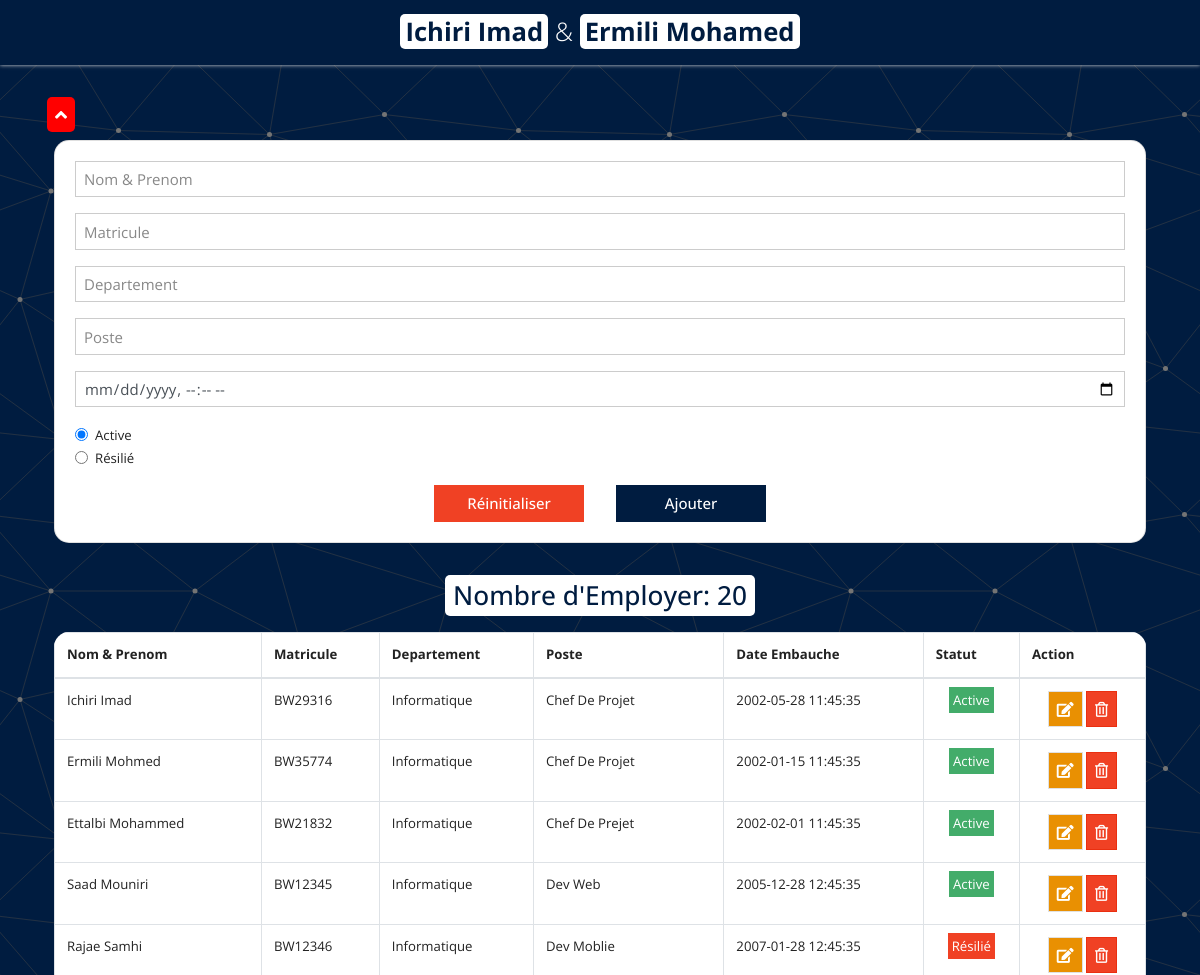
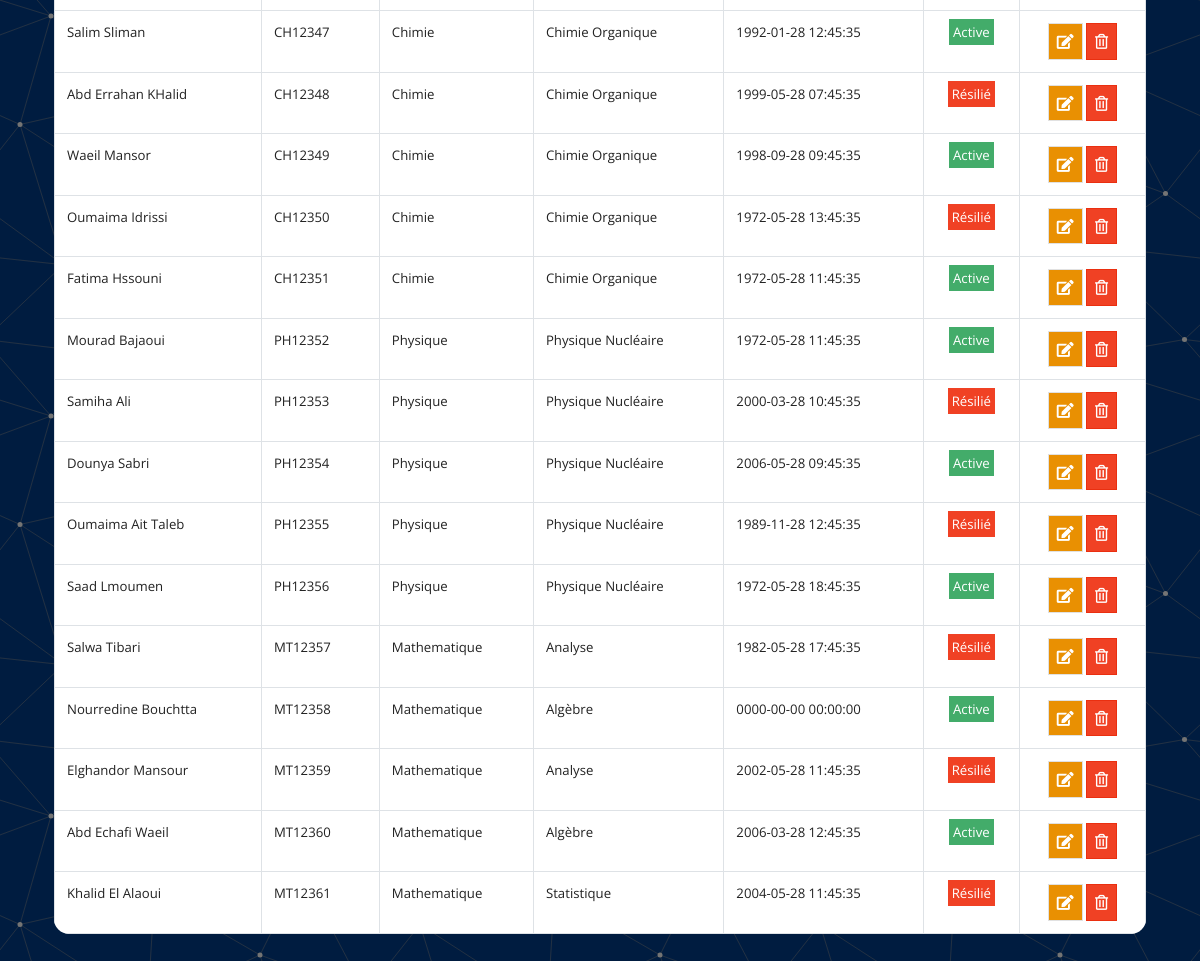
The page / on the database its author committed (2 pictures, top to bottom).
### tables this page shows
CREATE TABLE `task` (
  `id` int(11) NOT NULL,
  `fullName` varchar(255) NOT NULL,
  `matricule` text DEFAULT NULL,
  `departement` varchar(255) NOT NULL DEFAULT 'pas defini',
  `poste` varchar(255) NOT NULL DEFAULT 'pas defini',
  `dateEmbauche` timestamp NOT NULL DEFAULT current_timestamp(),
  `statut` tinyint(1) NOT NULL
);

### index.php (the view, shortened to what this page needs)
<?php include("db.php"); ?>
<?php include('includes/header.php'); ?>
<main class="container p-4">
    <div class="row">
        <i class="fas fa-angle-up toggle-form" id="toggle-form"></i>
        <div class="col-12 insert-form" id="insert-form" data-state="opened">
            <div class="card card-body">
                <form action=" save_task.php" method="POST">
                    <div class="form-group">
                        <input type="text" name="fullName" class="form-control" placeholder="Nom & Prenom" autofocus
                            required>
                    </div>
                    <div class="form-group">
                        <input type="text" name="matricule" class="form-control" placeholder="Matricule" required>
                    </div>
                    <div class="form-group">
                        <input type="text" name="departement" class="form-control" placeholder="Departement" required>
                    </div>
                    <div class="form-group">
                        <input type="text" name="poste" class="form-control" placeholder="Poste" required>
                    </div>
                    <div class="form-group">
                        <input type="datetime-local" name="dateEmbauche" class="form-control"
                            placeholder="Date Embauche" required>
                    </div>
                    <div class="form-check">
                        <input class="form-check-input" type="radio" name="statut" id="statut_true" value="1" checked>
                        <label class="form-check-label" for="statut_true">
                            Active
                        </label>
                    </div>
                    <div class="form-check mb-3">
                        <input class="form-check-input" type="radio" name="statut" id="statut_false" value="0">
                        <label class="form-check-label" for="statut_false">
                            Résilié
                        </label>
                    </div>
                    <div class="btns">
                        <input type="reset" name="reset_task" class="btn bg-danger submit-btn" value="Réinitialiser">
                        <input type="submit" name="save_task" class="btn  submit-btn" value="Ajouter">
                    </div>
                </form>
            </div>
        </div>
        <div class="col-12 table-responsive">
            <?php
            $query = "SELECT * FROM task";
            $result_tasks = mysqli_query($conn, $query);
            $employer_nbr = $result_tasks->num_rows;
            if ($employer_nbr > 0) { ?>
            <h3 class='employer-nbr'>Nombre d'Employer: <?php echo $employer_nbr; ?></h3>
            <?php } else { ?>
            <h3 class='employer-nbr'>Il Faut Inserer Des Employers</h3>
            <?php } ?>
            <table class="table table-bordered">
                <thead>
                    <tr>
                        <th>Nom & Prenom</th>
                        <th>Matricule</th>
                        <th>Departement</th>
                        <th>Poste</th>
                        <th>Date Embauche</th>
                        <th>Statut</th>
                        <th>Action</th>
                    </tr>
                </thead>
                <tbody>
                    <?php while ($row = mysqli_fetch_assoc($result_tasks)) { ?>
                    <tr>
                        <td><?php echo $row['fullName']; ?></td>
                        <td><?php echo $row['matricule']; ?></td>
                        <td><?php echo $row['departement']; ?></td>
                        <td><?php echo $row['poste']; ?></td>
                        <td><?php echo $row['dateEmbauche']; ?></td>
                        <td class="text-center">
                            <span class="p-1 text-white bg-<?php echo $row['statut'] ? "success" : "danger"; ?>">
                                <?php echo $row['statut'] ? "Active" : "Résilié"; ?>
                            </span>
                        </td>
                        <td class="text-center">
                            <a href="edit.php?id=<?php echo $row['id'] ?>"
                                class="btn btn-secondary bg-warning text-white">
                                <i class="fas fa-edit"></i>
                            </a>
                            <a href="delete_task.php?id=<?php echo $row['id'] ?>" class="btn btn-danger">
                                <i class="far fa-trash-alt"></i>
                            </a>
                        </td>
                    </tr>
                    <?php } ?>
                </tbody>
            </table>
        </div>
    </div>
</main>
<?php include('includes/footer.php'); ?>

### includes/header.php (shortened to what this page needs)
<!DOCTYPE html>
<html lang="en">
<head>
    <link rel="stylesheet" href="https://bootswatch.com/4/yeti/bootstrap.min.css">
    <link rel="stylesheet" href="https://use.fontawesome.com/releases/v5.6.3/css/all.css"
>
    <link rel="stylesheet" href="style.css">
</head>
<body>
    <nav class="navbar navbar-dark header">
        <div class="container text-center">
            <a class="navbar-brand logo" href="index.php">
                <span title="DEV_104">Ichiri Imad</span>
                &
                <span title="DEV_103">Ermili Mohamed</span>
            </a>
        </div>
    </nav>

### includes/footer.php (shortened to what this page needs)
</body>
</html>

### style.css (style rules this page uses)
body { min-height: 100vh; background-image: url("docs/background-image.svg"); }
nav.header { background-color: #001c40; box-shadow: 0px 0px 4px #ddd; }
.logo { margin: auto; font-size: 1.6rem; }
.logo span { font-weight: bold; color: #001c40; background-color: #fff; padding: 0 5px; border-radius: 5px; }
.btns { display: flex; justify-content: center; column-gap: 32px; row-gap: 12px; flex-wrap: wrap; }
.btns input { width: 150px; }
.submit-btn { color: #fff; background-color: #001c40; font-weight: 500; }
.card-body { border-radius: 15px; }
.employer-nbr { width: fit-content; font-weight: 500; margin: 2rem auto -1rem; padding: 5px 8px; border-radius: 5px; text-align: center; color: #001c40; background-color: #fff; }
table { background-color: #fff; border-radius: 15px; overflow: hidden; margin-top: 2rem; }
.toggle-form { margin: 8px; padding: 8px; color: #fff; font-size: 1.2rem; background-color: red; width: fit-content; border-radius: 5px; transition: 0.3s ease-in-out; }
.insert-form { transition: 0.3s ease-in-out; transform-origin: top; }

### rows shown on the page
task: fullName "Ichiri Imad", matricule "BW29316", departement "Informatique", poste "Chef De Projet", dateEmbauche "2002-05-28 11:45:35", statut "Active"
task: fullName "Ermili Mohmed", matricule "BW35774", departement "Informatique", poste "Chef De Projet", dateEmbauche "2002-01-15 11:45:35", statut "Active"
task: fullName "Ettalbi Mohammed", matricule "BW21832", departement "Informatique", poste "Chef De Prejet", dateEmbauche "2002-02-01 11:45:35", statut "Active"
task: fullName "Saad Mouniri", matricule "BW12345", departement "Informatique", poste "Dev Web", dateEmbauche "2005-12-28 12:45:35", statut "Active"
task: fullName "Rajae Samhi", matricule "BW12346", departement "Informatique", poste "Dev Moblie", dateEmbauche "2007-01-28 12:45:35", statut "Résilié"
task: fullName "Salim Sliman", matricule "CH12347", departement "Chimie", poste "Chimie Organique", dateEmbauche "1992-01-28 12:45:35", statut "Active"
task: fullName "Abd Errahan KHalid", matricule "CH12348", departement "Chimie", poste "Chimie Organique", dateEmbauche "1999-05-28 07:45:35", statut "Résilié"
task: fullName "Waeil Mansor", matricule "CH12349", departement "Chimie", poste "Chimie Organique", dateEmbauche "1998-09-28 09:45:35", statut "Active"
task: fullName "Oumaima Idrissi", matricule "CH12350", departement "Chimie", poste "Chimie Organique", dateEmbauche "1972-05-28 13:45:35", statut "Résilié"
task: fullName "Fatima Hssouni", matricule "CH12351", departement "Chimie", poste "Chimie Organique", dateEmbauche "1972-05-28 11:45:35", statut "Active"
task: fullName "Mourad Bajaoui", matricule "PH12352", departement "Physique", poste "Physique Nucléaire", dateEmbauche "1972-05-28 11:45:35", statut "Active"
task: fullName "Samiha Ali", matricule "PH12353", departement "Physique", poste "Physique Nucléaire", dateEmbauche "2000-03-28 10:45:35", statut "Résilié"
task: fullName "Dounya Sabri", matricule "PH12354", departement "Physique", poste "Physique Nucléaire", dateEmbauche "2006-05-28 09:45:35", statut "Active"
task: fullName "Oumaima Ait Taleb", matricule "PH12355", departement "Physique", poste "Physique Nucléaire", dateEmbauche "1989-11-28 12:45:35", statut "Résilié"
task: fullName "Saad Lmoumen", matricule "PH12356", departement "Physique", poste "Physique Nucléaire", dateEmbauche "1972-05-28 18:45:35", statut "Active"
task: fullName "Salwa Tibari", matricule "MT12357", departement "Mathematique", poste "Analyse", dateEmbauche "1982-05-28 17:45:35", statut "Résilié"
task: fullName "Nourredine Bouchtta", matricule "MT12358", departement "Mathematique", poste "Algèbre", dateEmbauche "0000-00-00 00:00:00", statut "Active"
task: fullName "Elghandor Mansour", matricule "MT12359", departement "Mathematique", poste "Analyse", dateEmbauche "2002-05-28 11:45:35", statut "Résilié"
task: fullName "Abd Echafi Waeil", matricule "MT12360", departement "Mathematique", poste "Algèbre", dateEmbauche "2006-03-28 12:45:35", statut "Active"
task: fullName "Khalid El Alaoui", matricule "MT12361", departement "Mathematique", poste "Statistique", dateEmbauche "2004-05-28 11:45:35", statut "Résilié"

### other values the page prints
$employer_nbr "20"
